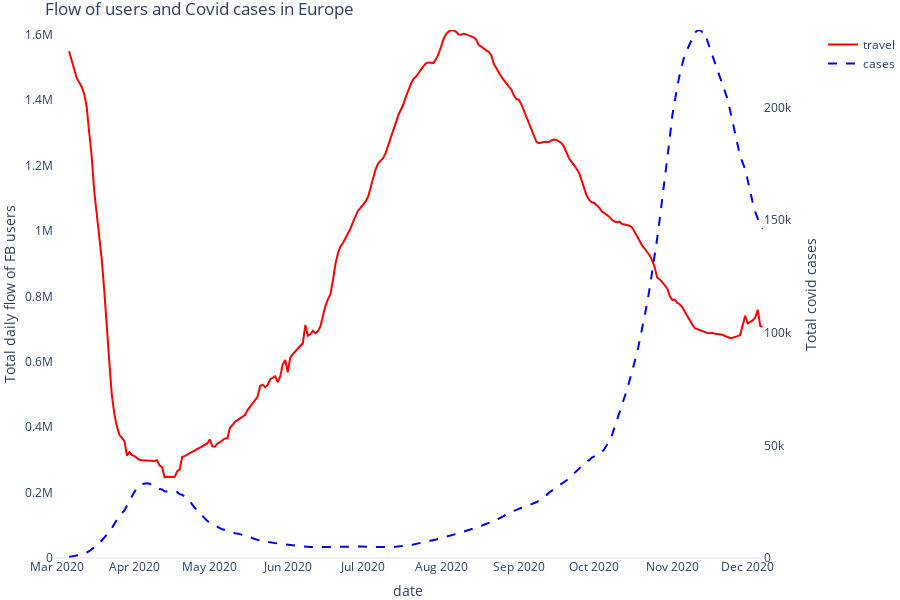

Here is the notebook cell this chart was saved with:
### Code cell
def plot_tot_travel():
    
    #layout = go.Layout(xaxis =  { 'showgrid': False},yaxis = { 'showgrid': True })
    
    #'layout': layout 
    
    fig = make_subplots(specs=[[{"secondary_y": True,}]],shared_yaxes='all',shared_xaxes='all') 
    
    maxvf = max(df_tot_travel_in.travel_counts.rolling(7).mean().values[7:])
    maxvc = max(df_tot_travel_in.end_new_cases_smoothed.rolling(7).mean().values[7:])

    
    # Add traces
    fig.add_trace(
        go.Scatter(x=df_tot_travel_in.date.values,y=df_tot_travel_in.travel_counts.rolling(7).mean(),
                   name="travel",marker_color = "red"),
        secondary_y=False,
    )

    # Add traces
    fig.add_trace(
        go.Scatter(x=df_tot_travel_in.date.values,y=df_tot_travel_in.end_new_cases_smoothed.rolling(7).mean(), 
                   name="cases",marker_color = "blue",line={'dash': 'dash'}),
        secondary_y=True,
    )
    
    
    
    #end_new_cases_smoothed

    fig.update_layout(template="plotly_white", margin=dict(l=0, r=0, t=30, b=0))
    
        # Set x-axis title
    fig.update_xaxes(title_text="date")

    # Set y-axes titles
    fig.update_yaxes(title_text="Total daily flow of FB users", secondary_y=False)
    fig.update_yaxes(title_text="Total covid cases", secondary_y=True)

    
    #tickvals = [i for i in range(0,int(maxvf),500000)]
        
    
    fig.update_layout({"yaxis1": dict(range = [0, maxvf],showgrid=False),"yaxis2": dict(range = [0, maxvc],showgrid=False)})

    
    fig.update_layout(xaxis_showgrid=False, yaxis_showgrid=False)


    fig.update_layout(
        height=600,
        title="Flow of users and Covid cases in Europe",
    )
    return fig

plot_tot_travel()

### Figure 1 — Plotly figure (JSON) as saved in the notebook; plotly's stock layout.template omitted (floating-point values rounded to 4 significant figures; data arrays with more than 128 entries replaced by an {"elided": "..."} marker saying what was removed)
{"data": [{"marker": {"color": "red"}, "name": "travel", "type": "scatter", "x": {"elided": "281 str values"}, "xaxis": "x", "y": {"elided": "281 float values"}, "yaxis": "y"}, {"line": {"dash": "dash"}, "marker": {"color": "blue"}, "name": "cases", "type": "scatter", "x": {"elided": "281 str values"}, "xaxis": "x", "y": {"elided": "281 float values"}, "yaxis": "y2"}], "layout": {"height": 600, "margin": {"b": 0, "l": 0, "r": 0, "t": 30}, "title": {"text": "Flow of users and Covid cases in Europe"}, "xaxis": {"anchor": "y", "domain": [0, 0.94], "showgrid": false, "title": {"text": "date"}}, "yaxis": {"anchor": "x", "domain": [0, 1], "range": [0, 1614000.0], "showgrid": false, "title": {"text": "Total daily flow of FB users"}}, "yaxis2": {"anchor": "x", "overlaying": "y", "range": [0, 234500.0], "showgrid": false, "side": "right", "title": {"text": "Total covid cases"}}}}
